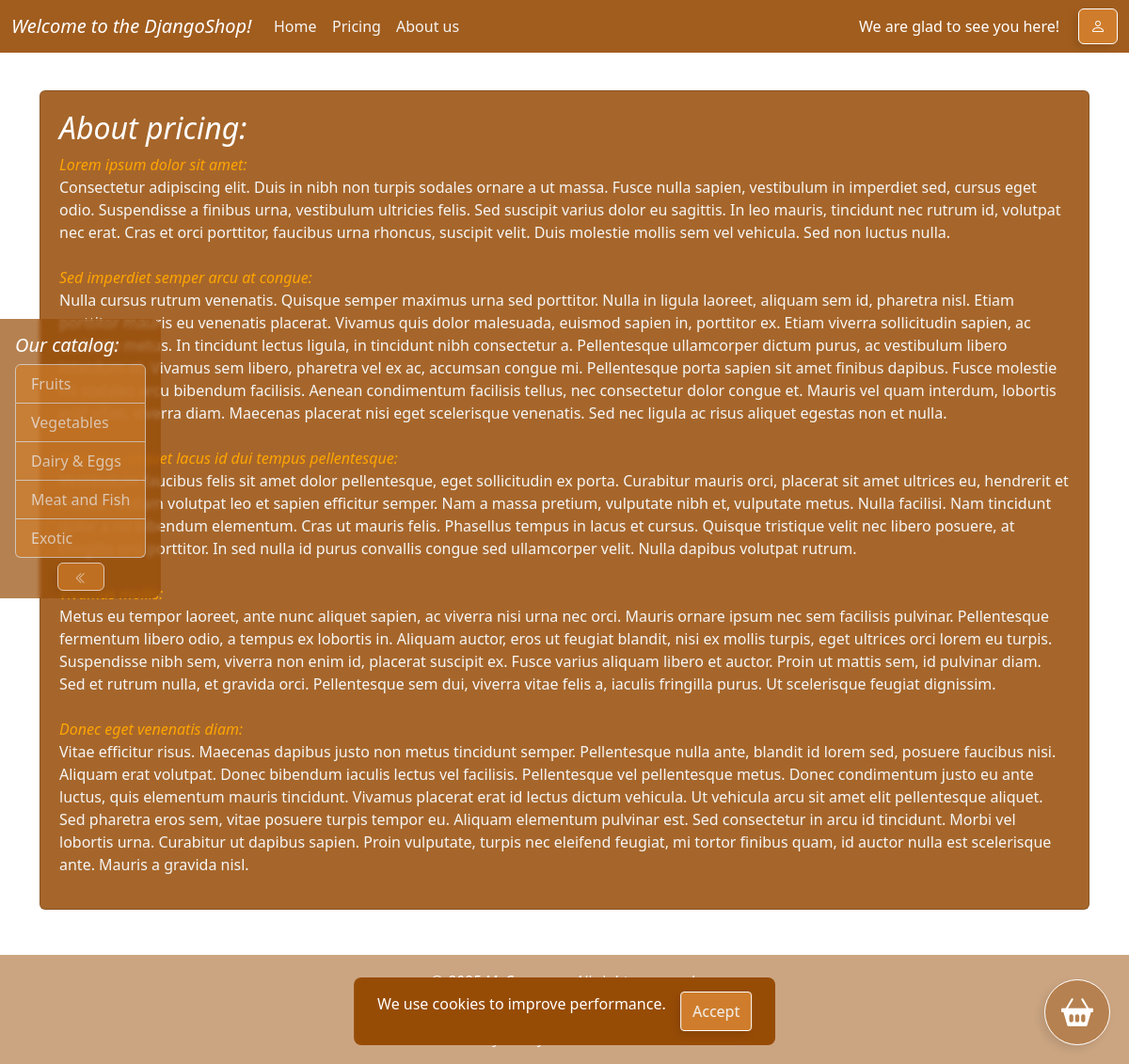
The page /pricing/ on the database its author committed.
### shop/models.py (models this page shows, shortened)
class Category(models.Model):
    name = models.CharField(max_length=100)
    slug = models.SlugField(max_length=100, unique=True)

### shop/views.py (the view)
# urls.py: path('pricing/', shop_views.pricing, name='pricing'),
def pricing(request):
    return render(request, 'pricing.html')

### shop/context_processors.py (called while the page is built)
def categories(request):
    return {'categories': Category.objects.all()}

### shop/templates/pricing.html
{% extends 'base.html' %}
{% block content %}
    <div style="padding-top: 3rem;">
        <div class="card card-info mx-auto">
            <h2>About pricing:</h2>
            <p class="card-text">
                <span class="text-unique">Lorem ipsum dolor sit amet:</span><br>
                Consectetur adipiscing elit. Duis in nibh non turpis sodales ornare a ut massa. Fusce nulla sapien,
                vestibulum in imperdiet sed, cursus eget odio. Suspendisse a finibus urna, vestibulum ultricies felis.
                Sed suscipit varius dolor eu sagittis. In leo mauris, tincidunt nec rutrum id, volutpat nec erat. Cras
                et orci porttitor, faucibus urna rhoncus, suscipit velit. Duis molestie mollis sem vel vehicula. Sed non
                luctus nulla.<br><br>
                <span class="text-unique">Sed imperdiet semper arcu at congue:</span><br>
                Nulla cursus rutrum venenatis. Quisque semper maximus urna sed porttitor. Nulla in ligula laoreet,
                aliquam sem id, pharetra nisl. Etiam porttitor mauris eu venenatis placerat. Vivamus quis dolor
                malesuada, euismod sapien in, porttitor ex. Etiam viverra sollicitudin sapien, ac molestie metus. In
                tincidunt lectus ligula, in tincidunt nibh consectetur a. Pellentesque ullamcorper dictum purus, ac
                vestibulum libero interdum et. Vivamus sem libero, pharetra vel ex ac, accumsan congue mi. Pellentesque
                porta sapien sit amet finibus dapibus. Fusce molestie mi sodales arcu bibendum facilisis. Aenean
                condimentum facilisis tellus, nec consectetur dolor congue et. Mauris vel quam interdum, lobortis erat
                vitae, viverra diam. Maecenas placerat nisi eget scelerisque venenatis. Sed nec ligula ac risus aliquet
                egestas non et nulla.<br><br>
                <span class="text-unique">Phasellus aliquet lacus id dui tempus pellentesque:</span><br>
                Vestibulum faucibus felis sit amet dolor pellentesque, eget sollicitudin ex porta. Curabitur mauris
                orci, placerat sit amet ultrices eu, hendrerit et massa. Nullam volutpat leo et sapien efficitur semper.
                Nam a massa pretium, vulputate nibh et, vulputate metus. Nulla facilisi. Nam tincidunt dolor a mi
                bibendum elementum. Cras ut mauris felis. Phasellus tempus in lacus et cursus. Quisque tristique velit
                nec libero posuere, at fringilla orci porttitor. In sed nulla id purus convallis congue sed ullamcorper
                velit. Nulla dapibus volutpat rutrum.<br><br>
                <span class="text-unique">Vivamus mollis:</span><br>
                Metus eu tempor laoreet, ante nunc aliquet sapien, ac viverra nisi urna nec orci. Mauris ornare ipsum
                nec sem facilisis pulvinar. Pellentesque fermentum libero odio, a tempus ex lobortis in. Aliquam auctor,
                eros ut feugiat blandit, nisi ex mollis turpis, eget ultrices orci lorem eu turpis. Suspendisse nibh
                sem, viverra non enim id, placerat suscipit ex. Fusce varius aliquam libero et auctor. Proin ut mattis
                sem, id pulvinar diam. Sed et rutrum nulla, et gravida orci. Pellentesque sem dui, viverra vitae felis
                a, iaculis fringilla purus. Ut scelerisque feugiat dignissim.<br><br>
                <span class="text-unique">Donec eget venenatis diam:</span><br>
                Vitae efficitur risus. Maecenas dapibus justo non metus tincidunt semper. Pellentesque nulla ante,
                blandit id lorem sed, posuere faucibus nisi. Aliquam erat volutpat. Donec bibendum iaculis lectus vel
                facilisis. Pellentesque vel pellentesque metus. Donec condimentum justo eu ante luctus, quis elementum
                mauris tincidunt. Vivamus placerat erat id lectus dictum vehicula. Ut vehicula arcu sit amet elit
                pellentesque aliquet. Sed pharetra eros sem, vitae posuere turpis tempor eu. Aliquam elementum pulvinar
                est. Sed consectetur in arcu id tincidunt. Morbi vel lobortis urna. Curabitur ut dapibus sapien. Proin
                vulputate, turpis nec eleifend feugiat, mi tortor finibus quam, id auctor nulla est scelerisque ante.
                Mauris a gravida nisl.
            </p>
        </div>
    </div>
{% endblock %}

### shop/templates/base-catalog.html
<div id="sidebarCatalog" class="fixed-sidebar">
    <h5 class="text-main">Our catalog:</h5>
    <div class="list-group">
        {% for category in categories %}
            <a href="{% url 'category' category.slug %}" class="list-group-item text-tertiary">
                <span>{{ category.name }}</span>
            </a>
        {% endfor %}
    </div>
    <div class="d-flex justify-content-center btn-fixed-sidebar-hide">
        <button id="sidebarHide" class="btn">
            <i class="bi bi-chevron-double-left"></i>
        </button>
    </div>
</div>

### shop/static/css/style.css (style rules this page uses)
:root { --color-primary: 151,76,6; --color-secondary: 207, 125, 44; }
html, body { height: 100%; margin: 0; padding: 0; }
body { background: url("../background.png") no-repeat center center fixed; background-size: cover; }
.text-main { color: white !important; font-style: italic; }
.text-tertiary { color: whitesmoke !important; }
.text-unique { color: orange !important; font-style: italic; }
.card-info { background-color: rgba(var(--color-primary), 0.85); backdrop-filter: blur(2px); overflow: hidden; width: auto; padding: 20px 20px 35px 20px; }
.card-info h2 { color: white; font-style: italic; }
.card-info p { color: whitesmoke; }
.btn { background-color: rgba(var(--color-secondary), 1); backdrop-filter: blur(2px); border-color: white; box-shadow: -4px 4px 8px rgba(0,0,0,0.1); transition: transform 0.4s ease, background-color 0.4s ease; will-change: transform; }
.btn-fixed-sidebar-hide { margin-bottom: -8px; }
.btn-fixed-sidebar-hide button { color: white; width: 50px; height: 30px; margin-top: 5px; font-size: 13px; }
.list-group-item { overflow: visible; background-color: rgba(var(--color-secondary), 1); transition: background-color 0.6s ease; }
.list-group-item:not(.list-group-item-static) span { display: inline-block; transition: transform 0.4s ease; will-change: transform; }
.fixed-sidebar { background-color: rgba(var(--color-primary), 0.7); backdrop-filter: blur(2px); position: fixed; transition: transform 0.4s ease, background-color 0.4s ease; transform-origin: left center; top: 30%; left: 0; width: auto; height: auto; border-radius: 0 10px 10px 0; padding: 1rem; will-change: transform; z-index: 1001; }
.fixed-sidebar .btn, .fixed-sidebar .list-group-item { opacity: 0.7; transition: transform 0.4s ease, background-color 0.4s ease, opacity 0.4s ease; }

### rows shown on the page
Category: name "Fruits"
Category: name "Vegetables"
Category: name "Dairy & Eggs"
Category: name "Meat and Fish"
Category: name "Exotic"
